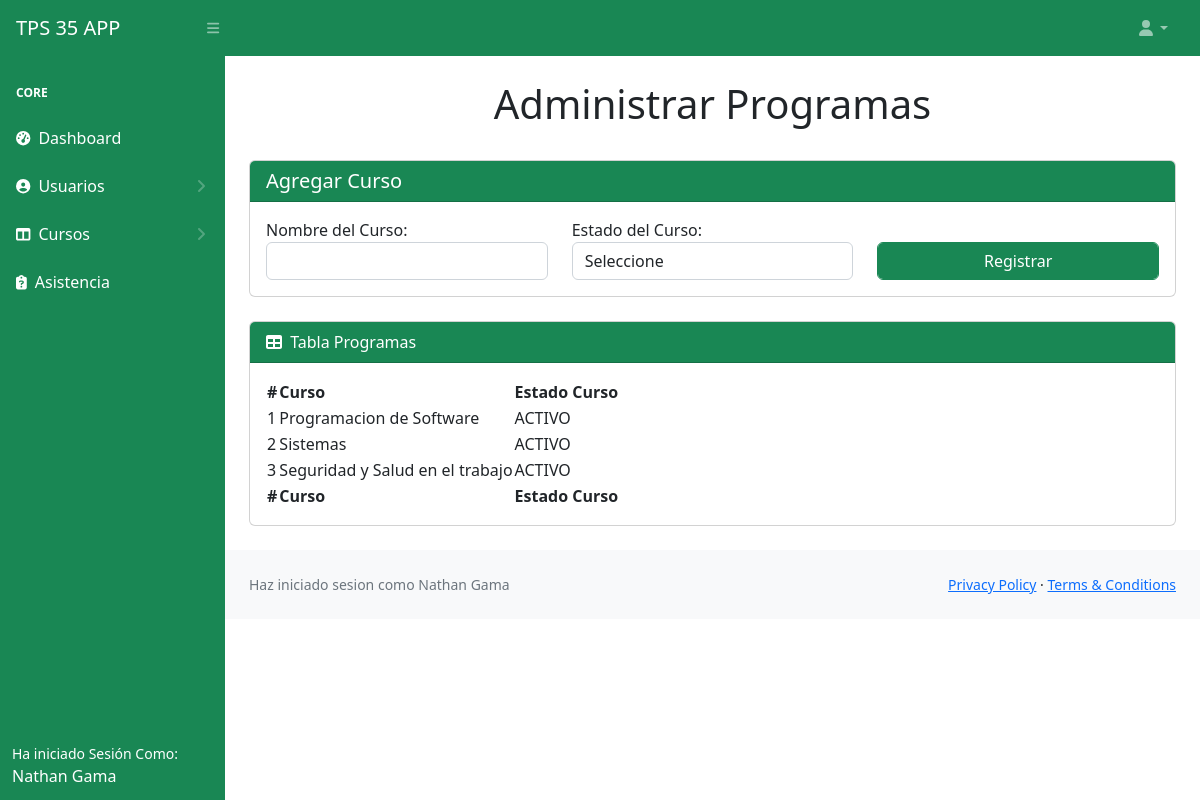
Screenshot of /administrador/courses.php (signed in) with the database file from the repository.
### tables this page shows
CREATE TABLE `programa` (
  `id` int(11) NOT NULL,
  `nom_programa` varchar(40) NOT NULL,
  `estado` int(11) NOT NULL
);

CREATE TABLE `sub_items` (
  `id` int(11) NOT NULL,
  `id_items` int(11) NOT NULL,
  `descripcion` varchar(100) NOT NULL
);

### administrador/courses.php (the view, shortened to what this page needs)
<!DOCTYPE html>
<html lang="en">
<head>
    <link href="css/styles.css" rel="stylesheet" />
</head>
<body class="sb-nav-fixed">
    <?php
    include('comunes/navbar.php');
    include('./back/connection.php');
    ?>
    <div id="layoutSidenav">
        <div id="layoutSidenav_nav">
            <?php
            include('comunes/sidebar.php');
            ?>
        </div>
        <div id="layoutSidenav_content">
            <main>
                <div class="container-fluid px-4">
                    <h1 class="mt-4 text-center">Administrar Programas
                    </h1>
                    <br>
                    <div class="card">
                        <h5 class="card-header bg-success text-white">Agregar Curso</h5>
                        <div class="card-body">
                            <form action="./back/registerCourse.php" method="POST">
                                <div class="row">
                                    <div class="col-lg-4">
                                        <div class="form-group">
                                            <label for="">Nombre del Curso:</label>
                                            <input type="text" class="form-control" name="courseName" required>
                                        </div>
                                    </div>
                                    <div class="col-lg-4">
                                        <div class="form-group">
                                            <label for="">Estado del Curso:</label>
                                            <select class="form-control" name="courseStatus" required>
                                                <option value="" hidden>Seleccione</option>
                                            </select>
                                        </div>
                                    </div>
                                    <div class="col-lg-4">
                                        <div class="form-group ms-auto"><br>
                                            <input type="submit" class="btn btn-success form-control" value="Registrar"
                                                name="registerCourse">
                                        </div>
                                    </div>
                                </div>
                            </form>
                        </div>
                    </div>
                    <br>
                    <div class="card mb-4">
                        <div class="card-header bg-success text-white">
                            <i class="fas fa-table me-1"></i>
                            Tabla Programas
                        </div>
                        <div class="card-body">
                            <table id="datatablesSimple">
                                <thead>
                                    <tr>
                                        <th>#</th>
                                        <th>Curso </th>
                                        <th>Estado Curso</th>
                                    </tr>
                                </thead>
                                <tfoot>
                                    <tr>
                                        <th>#</th>
                                        <th>Curso </th>
                                        <th>Estado Curso</th>
                                    </tr>
                                </tfoot>
                                <tbody>
                                    <?php
                                    $searchCourses = "SELECT nom_programa,sub_items.descripcion AS estado FROM `programa`
                                    INNER JOIN sub_items ON programa.estado = sub_items.id
                                    WHERE sub_items.id_items = 3;" ;
                                    $queryCourses = mysqli_query($conn, $searchCourses);
                                    $count = 0;
                                    while ($row = mysqli_fetch_array($queryCourses)) {
                                        $count++; ?>
                                        <tr>
                                            <td>
                                                <?php echo $count; ?>
                                            </td>
                                            <td>
                                                <?php echo $row['nom_programa'] ?>
                                            </td>
                                            <td>
                                                <?php echo $row['estado'] ?>
                                            </td>
                                        </tr>
                                    <?php } ?>
                                </tbody>
                            </table>
                        </div>
                    </div>
                </div>
                <?php
                include('comunes/footer.php');
                ?>
        </div>
    </div>
</body>
</html>

### rows the page displays
programa: nom_programa "Programacion de Software", estado.descripcion "ACTIVO"
programa: nom_programa "Sistemas", estado.descripcion "ACTIVO"
programa: nom_programa "Seguridad y Salud en el trabajo", estado.descripcion "ACTIVO"

### other values shown
$_SESSION["usuario"] "Nathan Gama"
